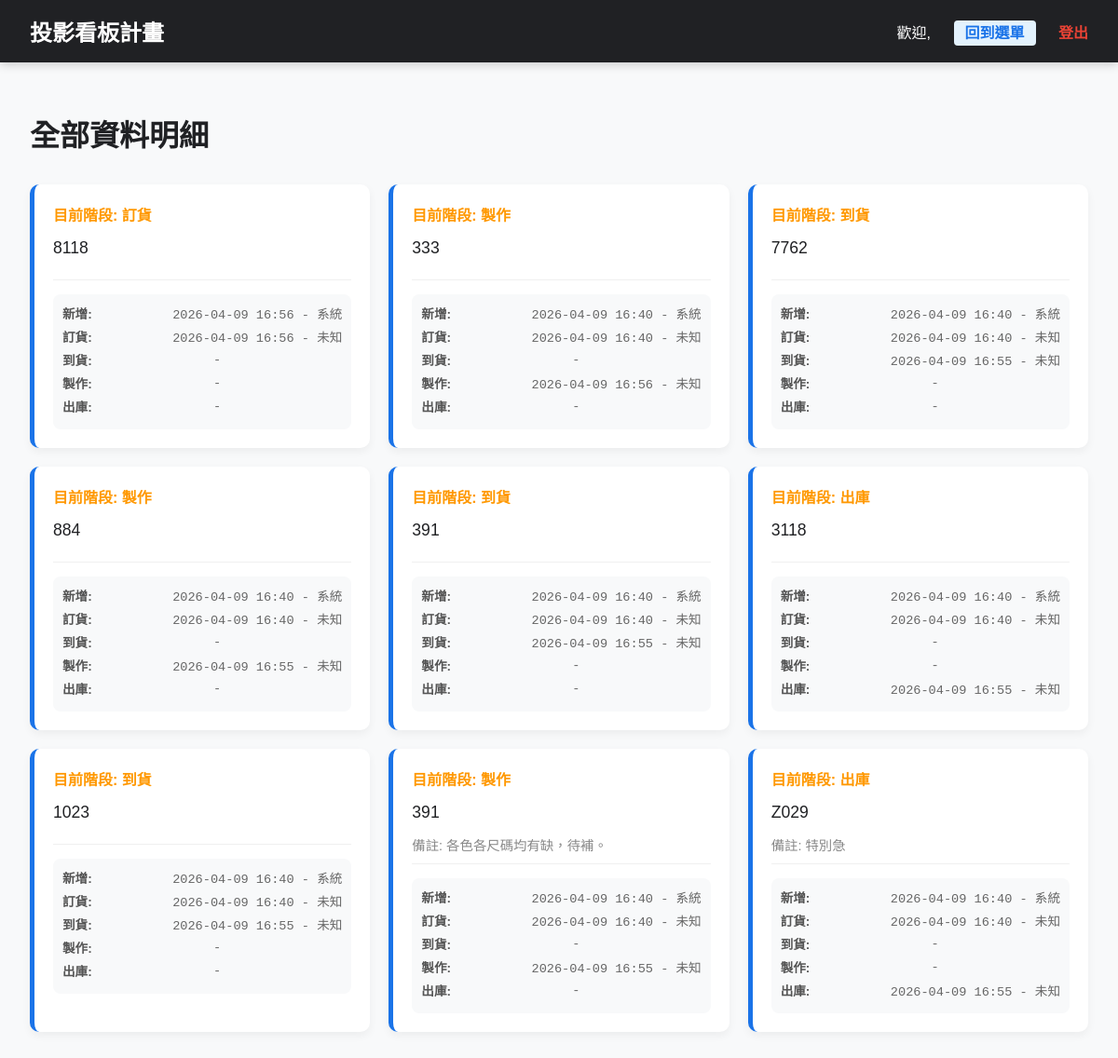
Screenshot of /all_data with the database file from the repository.
### models.py (models this page shows)
class SignboardItem(db.Model):
    id = db.Column(db.Integer, primary_key=True)
    content = db.Column(db.Text, nullable=False)
    remark = db.Column(db.Text) # 備註 (選填)
    current_stage = db.Column(db.String(50), default='ORDER')
    stage_dates = db.Column(db.JSON, default={})
    updated_at = db.Column(db.DateTime, default=datetime.now, onupdate=datetime.now)

### main.py (the view)
@app.route('/all_data')
def all_data_page():
    items = SignboardItem.query.order_by(SignboardItem.updated_at.desc()).all()
    workflow_stages = get_workflow_stages()
    processed_items = []
    for item in items:
        p_item = {
            'id': item.id,
            'content': item.content,
            'remark': item.remark,
            'current_stage_key': item.current_stage,
            'history': []
        }
        created_val = item.stage_dates.get('CREATED')
        if not created_val:
            for s in workflow_stages:
                if item.stage_dates.get(s['key']):
                    created_val = item.stage_dates.get(s['key'])
                    break
        if created_val:
            if isinstance(created_val, dict):
                dt = datetime.fromisoformat(created_val['date']).strftime('%Y-%m-%d %H:%M')
                user = created_val['user']
            else:
                dt = datetime.fromisoformat(created_val).strftime('%Y-%m-%d %H:%M')
                user = "系統"
            display_str = f"{dt} - {user}"
        else:
            display_str = "-"
        p_item['history'].append({'name': '新增', 'val': display_str})
        for s in workflow_stages:
            val = item.stage_dates.get(s['key'])
            if val:
                if isinstance(val, dict):
                    dt = datetime.fromisoformat(val['date']).strftime('%Y-%m-%d %H:%M')
                    user = val['user']
                else:
                    dt = datetime.fromisoformat(val).strftime('%Y-%m-%d %H:%M')
                    user = "未知"
                display_val = f"{dt} - {user}"
            else:
                display_val = "-"
            p_item['history'].append({'name': s['name'], 'val': display_val})
            if s['key'] == item.current_stage:
                p_item['current_stage_name'] = s['name']
        processed_items.append(p_item)
    return render_template('all_data.html', items=processed_items)

### main.py (called while the page is built, shortened)
def get_config(key, default=None):
    config = SystemConfig.query.filter_by(key=key).first()
    return config.value if config else default

def get_inf_config(section, key, default=None):
    inf_path = os.path.join(os.path.dirname(__file__), 'config.inf')
    if not os.path.exists(inf_path):
        return default

def get_workflow_stages():
    stages_str = get_inf_config('Workflow', 'stages', 'ORDER:訂貨,ARRIVAL:到貨,PRODUCTION:製作,DELIVERY:出庫')
    stages = []
    for item in stages_str.split(','):
        if ':' in item:
            key, name = item.strip().split(':')
            stages.append({'key': key.strip(), 'name': name.strip()})
    return stages

@app.context_processor
def inject_config():
    return {
        'site_title': get_config('site_title', '中國到貨看板系統'),
        'workflow_stages': get_workflow_stages()
    }

### templates/all_data.html (shortened to what this page needs)
{% extends "layout.html" %}
{% block content %}
<h1>全部資料明細</h1>
<div style="height: 10px;"></div>
<div style="display: grid; grid-template-columns: repeat(auto-fill, minmax(300px, 1fr)); gap: 20px;">
    {% for item in items %}
    <div style="background: white; padding: 20px; border-radius: 10px; box-shadow: 0 4px 10px rgba(0,0,0,0.05); border-left: 5px solid #1a73e8;">
        <div style="display: flex; justify-content: space-between; margin-bottom: 10px;">
            <span style="font-weight: bold; color: #ff9800;">目前階段: {{ item.current_stage_name }}</span>
        </div>
        <div style="font-size: 1.1rem; line-height: 1.6; word-break: break-all; margin-bottom: 10px;">
            {{ item.content }}
        </div>
        <div style="font-size: 0.9rem; color: #888; border-bottom: 1px solid #f0f0f0; padding-bottom: 10px; margin-bottom: 15px;">
            {% if item.remark %}備註: {{ item.remark }}{% endif %}
        </div>
        <div style="font-size: 0.85rem; color: #666; background: #f8f9fa; padding: 10px; border-radius: 8px;">
            {% for h in item.history %}
            <div style="margin-bottom: 5px; display: flex; align-items: center;">
                <span style="font-weight: bold; color: #555; white-space: nowrap;">{{ h.name }}:</span>
                <span style="font-family: monospace; flex-grow: 1; text-align: {{ 'center' if h.val == '-' else 'right' }};">{{ h.val }}</span>
            </div>
            {% endfor %}
        </div>
    </div>
    {% endfor %}
</div>
{% endblock %}

### templates/layout.html (style rules this page uses)
:root { --primary: #1a73e8; --success: #34a853; --warning: #fbbc05; --danger: #ea4335; --info: #4285f4; --dark: #202124; --light: #f8f9fa; }
body { font-family: 'Microsoft JhengHei', sans-serif; margin: 0; background: var(--light); color: var(--dark); }

### rows the page displays
SignboardItem: current_stage_name "訂貨", content "8118", name "新增" "訂貨" "到貨" "製作" "出庫", val "2026-04-09 16:56 - 系統" "2026-04-09 16:56 - 未知" "-" "-" "-"
SignboardItem: current_stage_name "製作", content "333", name "新增" "訂貨" "到貨" "製作" "出庫", val "2026-04-09 16:40 - 系統" "2026-04-09 16:40 - 未知" "-" "2026-04-09 16:56 - 未知" "-"
SignboardItem: current_stage_name "到貨", content "7762", name "新增" "訂貨" "到貨" "製作" "出庫", val "2026-04-09 16:40 - 系統" "2026-04-09 16:40 - 未知" "2026-04-09 16:55 - 未知" "-" "-"
SignboardItem: current_stage_name "製作", content "884", name "新增" "訂貨" "到貨" "製作" "出庫", val "2026-04-09 16:40 - 系統" "2026-04-09 16:40 - 未知" "-" "2026-04-09 16:55 - 未知" "-"
SignboardItem: current_stage_name "到貨", content "391", name "新增" "訂貨" "到貨" "製作" "出庫", val "2026-04-09 16:40 - 系統" "2026-04-09 16:40 - 未知" "2026-04-09 16:55 - 未知" "-" "-"
SignboardItem: current_stage_name "出庫", content "3118", name "新增" "訂貨" "到貨" "製作" "出庫", val "2026-04-09 16:40 - 系統" "2026-04-09 16:40 - 未知" "-" "-" "2026-04-09 16:55 - 未知"
SignboardItem: current_stage_name "到貨", content "1023", name "新增" "訂貨" "到貨" "製作" "出庫", val "2026-04-09 16:40 - 系統" "2026-04-09 16:40 - 未知" "2026-04-09 16:55 - 未知" "-" "-"
SignboardItem: current_stage_name "製作", content "391", remark "各色各尺碼均有缺，待補。", name "新增" "訂貨" "到貨" "製作" "出庫", val "2026-04-09 16:40 - 系統" "2026-04-09 16:40 - 未知" "-" "2026-04-09 16:55 - 未知" "-"
SignboardItem: current_stage_name "出庫", content "Z029", remark "特別急", name "新增" "訂貨" "到貨" "製作" "出庫", val "2026-04-09 16:40 - 系統" "2026-04-09 16:40 - 未知" "-" "-" "2026-04-09 16:55 - 未知"
